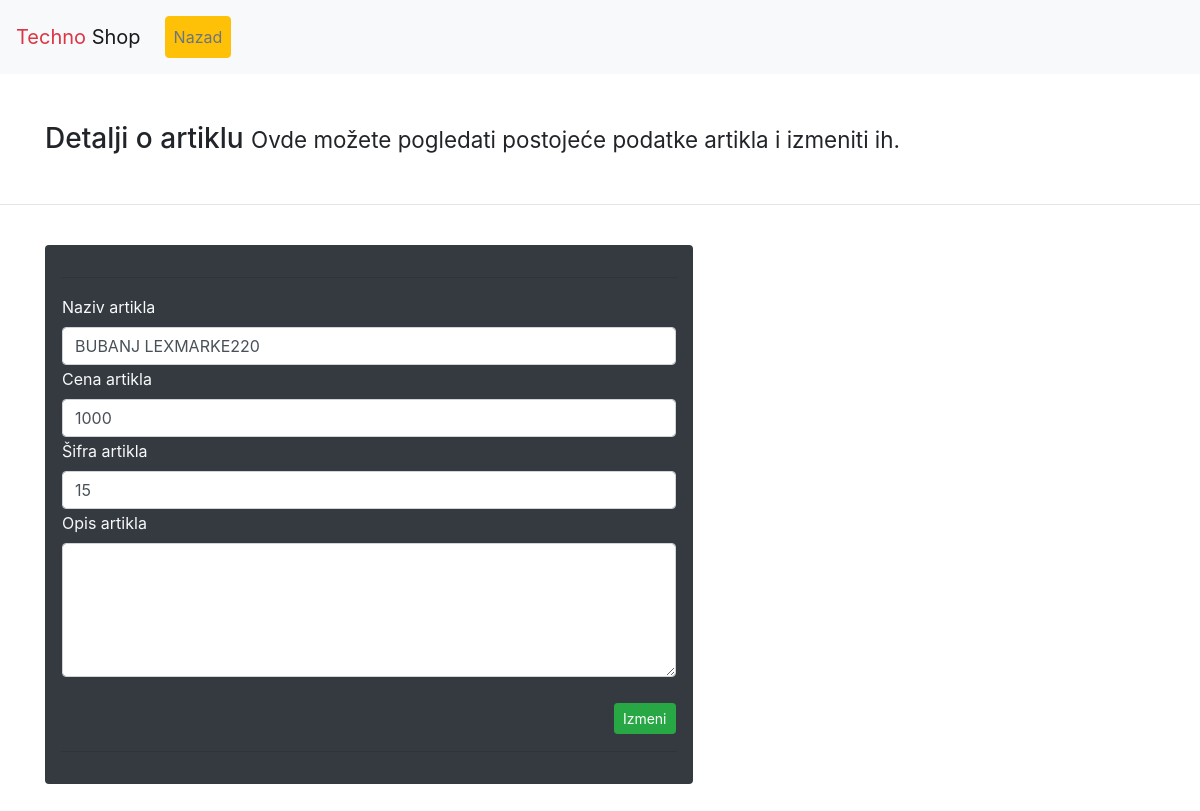
/php/artikli/detaljiArtikl.php?id=1, run on an earlier commit of the app's database.
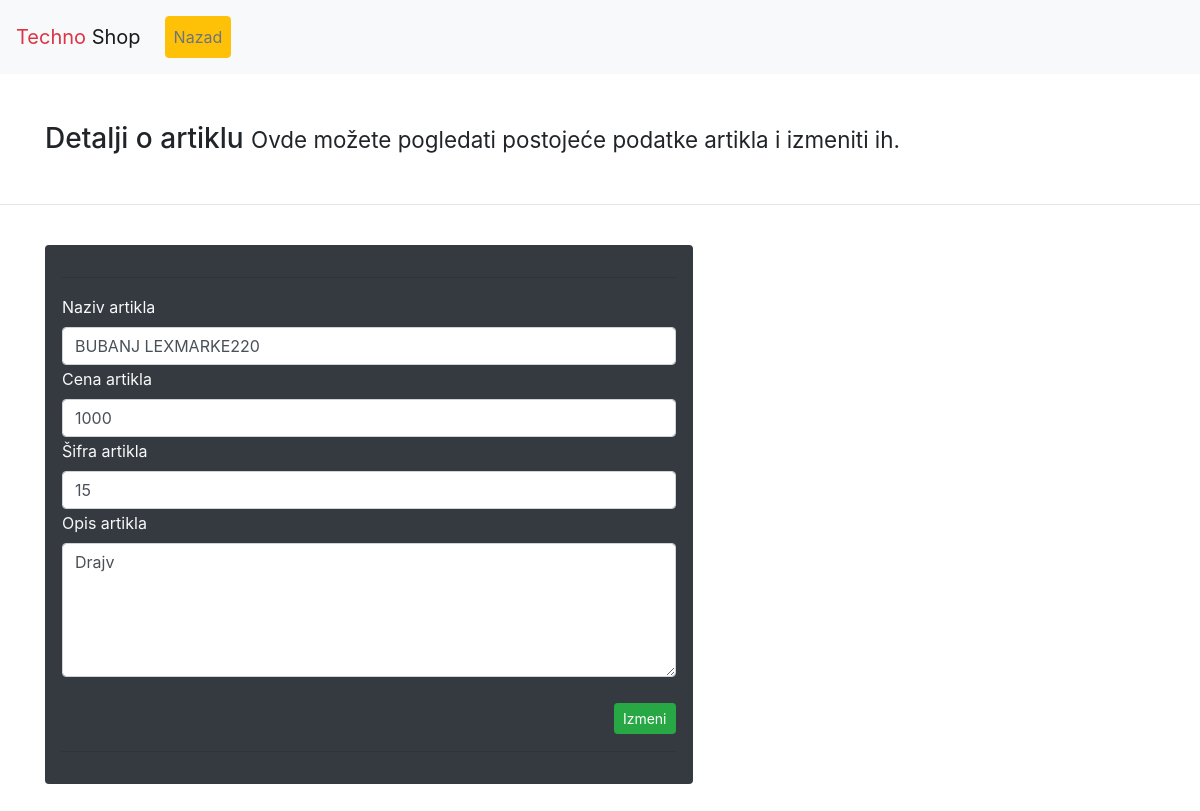
And on a later commit of the database.
### tables this page shows
CREATE TABLE IF NOT EXISTS `Artikl` (
  `artikl_id` int(11) NOT NULL AUTO_INCREMENT,
  `artikl_naziv` varchar(255) DEFAULT NULL,
  `artikl_opis` varchar(255) DEFAULT NULL,
  `artikl_sifra` varchar(45) NOT NULL,
  `artikl_cena` double NOT NULL,
  PRIMARY KEY (`artikl_id`),
  UNIQUE KEY `artikl_id_UNIQUE` (`artikl_id`),
  KEY `artikl_sifra` (`artikl_sifra`)
);

### php/artikli/detaljiArtikl.php (the view, shortened to what this page needs)
<?php
$id = null;
if (!empty($_GET['id'])) {
    $id = htmlspecialchars($_GET['id']);
}
try {
    $pdo = Database::connect();
    $query = $pdo->prepare("SELECT *
                                        FROM TechnoShop.Artikl
                                        WHERE TechnoShop.Artikl.artikl_id = :id");
    $query->bindParam(':id', $id);
    $query->execute();
    $row = $query->fetch(PDO::FETCH_ASSOC);
    $naziv = $row['artikl_naziv'];
    $opis = $row['artikl_opis'];
    $cena = $row['artikl_cena'];
    $sifra = $row['artikl_sifra'];
} catch (PDOException $e) {
    echo $e->getMessage();
}
include_once('../header.php');
?>
  <nav class="navbar navbar-expand-lg navbar-light bg-light">
    <a class="navbar-brand" href="../index.php"><span class="text-danger">Techno</span> <span>Shop</span></a>
    <div class="collapse navbar-collapse" id="navbarNavAltMarkup">
      <div class="navbar-nav p-1 m-1">
        <a href="../artikli/unosArtikl.php" class="nav-link btn btn-outline-warning text-secondary mr-1 active">Nazad</a>
      </div>
    </div>
  </nav>
<br>
<br>
<div class="container">
    <h3>
        Detalji o artiklu
        <small>
            Ovde možete pogledati postojeće podatke artikla i izmeniti ih.
        </small>
    </h3>
</div>
<br>
<hr>
<br>
<div class="container">
    <div class="forma bg-dark col-lg-7 rounded p-3 mb-5 text-light">
        <form action="izmeniArtikl.php?id=<?php echo $id; ?>" method="post" enctype="multipart/form-data">
            <hr>
            <table>
                <tbody>
                <tr>
                    <td>
                        <div class="control-group <?php echo !empty($nazivError) ? 'error' : ''; ?>">
                            <label class="control-label">Naziv artikla</label>
                            <div class="controls">
                                <input class="form-control" name="naziv" type="text"
                                       value="<?php echo $naziv; ?>">
                            </div>
                        </div>
                    </td>
                </tr>
                <tr>
                    <td>
                        <div class="control-group <?php echo !empty($cenaError) ? 'error' : ''; ?>">
                            <label class="control-label">Cena artikla</label>
                            <div class="controls">
                                <input class="form-control" name="cena" type="number"
                                       value="<?php echo $cena; ?>">
                            </div>
                        </div>
                    </td>
                </tr>
                <tr>
                    <td>
                        <div class="control-group <?php echo !empty($sifraError) ? 'error' : ''; ?>">
                            <label class="control-label">Šifra artikla</label>
                            <div class="controls">
                                <input class="form-control" name="sifra" type="text"
                                       value="<?php echo $sifra; ?>">
                            </div>
                        </div>
                    </td>
                </tr>
                <tr>
                    <td>
                        <div class="control-group <?php echo !empty($opisError) ? 'error' : ''; ?>">
                            <label class="control-label">Opis artikla</label>
                            <div class="controls">
                                <textarea class="form-control" rows="5" cols="100" name="opis" type="text"
                                ><?php echo $opis; ?></textarea>
                            </div>
                        </div>
                    </td>
                </tr>
                <tr>
                    <td class="text-right">
                        <br>
                        <button class="btn btn-sm btn-success" name="izmeni">Izmeni</button>
                    </td>
                </tr>
                </tbody>
            </table>
        </form>
        <hr>
    </div>
</div>
<?php
    include_once('../footer.php');
?>

What changed in the data, as far as the page shows it:
changed artikl "BUBANJ LEXMARKE220": opis (not shown) → "Drajv"
